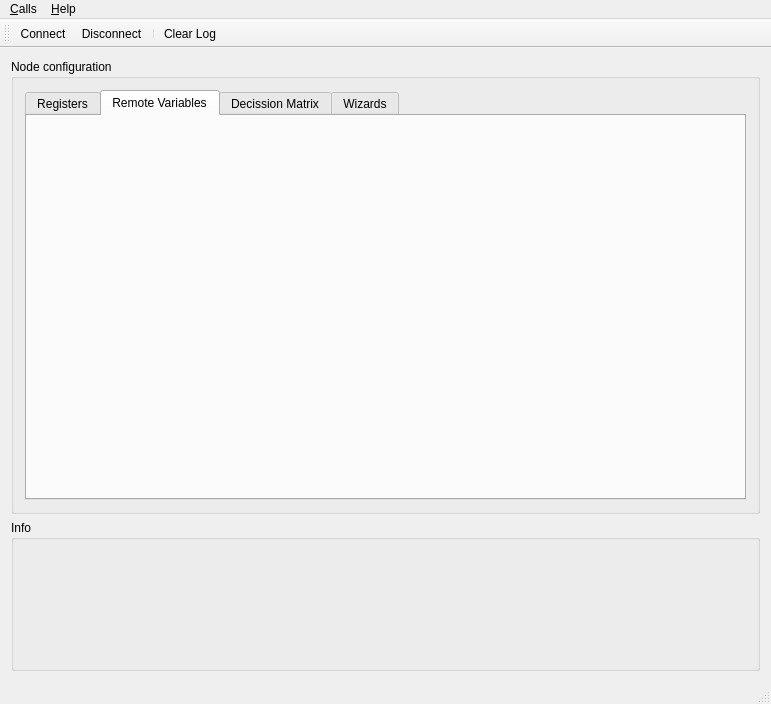
<?xml version="1.0" encoding="UTF-8"?>
<ui version="4.0">
 <class>MainWindow</class>
 <widget class="QMainWindow" name="MainWindow">
  <property name="geometry">
   <rect>
    <x>0</x>
    <y>0</y>
    <width>771</width>
    <height>704</height>
   </rect>
  </property>
  <property name="windowTitle">
   <string>CAN Example</string>
  </property>
  <widget class="QWidget" name="centralWidget">
   <layout class="QVBoxLayout" name="verticalLayout">
    <item>
     <widget class="QGroupBox" name="receivedMessagesBox">
      <property name="sizePolicy">
       <sizepolicy hsizetype="Expanding" vsizetype="Expanding">
        <horstretch>0</horstretch>
        <verstretch>6</verstretch>
       </sizepolicy>
      </property>
      <property name="title">
       <string>Node configuration</string>
      </property>
      <layout class="QGridLayout" name="gridLayout">
       <item row="0" column="0">
        <layout class="QVBoxLayout" name="verticalLayout_2" stretch="0">
         <item>
          <widget class="QTabWidget" name="tabWidget">
           <property name="sizePolicy">
            <sizepolicy hsizetype="Expanding" vsizetype="Expanding">
             <horstretch>10</horstretch>
             <verstretch>0</verstretch>
            </sizepolicy>
           </property>
           <property name="tabPosition">
            <enum>QTabWidget::North</enum>
           </property>
           <property name="tabShape">
            <enum>QTabWidget::Rounded</enum>
           </property>
           <property name="currentIndex">
            <number>1</number>
           </property>
           <widget class="QWidget" name="tab_reg">
            <property name="sizePolicy">
             <sizepolicy hsizetype="Expanding" vsizetype="Expanding">
              <horstretch>0</horstretch>
              <verstretch>0</verstretch>
             </sizepolicy>
            </property>
            <attribute name="title">
             <string>Registers</string>
            </attribute>
            <widget class="QTreeWidget" name="treeWidget">
             <property name="geometry">
              <rect>
               <x>0</x>
               <y>0</y>
               <width>721</width>
               <height>361</height>
              </rect>
             </property>
             <property name="autoFillBackground">
              <bool>false</bool>
             </property>
             <column>
              <property name="text">
               <string notr="true">1</string>
              </property>
             </column>
            </widget>
           </widget>
           <widget class="QWidget" name="tab_rv">
            <attribute name="title">
             <string>Remote Variables</string>
            </attribute>
           </widget>
           <widget class="QWidget" name="tab_dm">
            <property name="sizePolicy">
             <sizepolicy hsizetype="Expanding" vsizetype="Expanding">
              <horstretch>0</horstretch>
              <verstretch>0</verstretch>
             </sizepolicy>
            </property>
            <attribute name="title">
             <string>Decission Matrix</string>
            </attribute>
           </widget>
           <widget class="QWidget" name="tab_wizard">
            <attribute name="title">
             <string>Wizards</string>
            </attribute>
           </widget>
          </widget>
         </item>
        </layout>
       </item>
      </layout>
     </widget>
    </item>
    <item>
     <widget class="SendFrameBox" name="sendFrameBox">
      <property name="sizePolicy">
       <sizepolicy hsizetype="Expanding" vsizetype="Expanding">
        <horstretch>0</horstretch>
        <verstretch>2</verstretch>
       </sizepolicy>
      </property>
      <property name="title">
       <string>Info</string>
      </property>
     </widget>
    </item>
   </layout>
  </widget>
  <widget class="QMenuBar" name="menuBar">
   <property name="geometry">
    <rect>
     <x>0</x>
     <y>0</y>
     <width>771</width>
     <height>22</height>
    </rect>
   </property>
   <widget class="QMenu" name="menuCalls">
    <property name="title">
     <string>&amp;Calls</string>
    </property>
    <addaction name="actionConnect"/>
    <addaction name="actionDisconnect"/>
    <addaction name="separator"/>
    <addaction name="actionResetController"/>
    <addaction name="separator"/>
    <addaction name="actionClearLog"/>
    <addaction name="separator"/>
    <addaction name="actionQuit"/>
   </widget>
   <widget class="QMenu" name="menuHelp">
    <property name="title">
     <string>&amp;Help</string>
    </property>
    <addaction name="actionPluginDocumentation"/>
    <addaction name="actionAboutQt"/>
   </widget>
   <addaction name="menuCalls"/>
   <addaction name="menuHelp"/>
  </widget>
  <widget class="QToolBar" name="mainToolBar">
   <attribute name="toolBarArea">
    <enum>TopToolBarArea</enum>
   </attribute>
   <attribute name="toolBarBreak">
    <bool>false</bool>
   </attribute>
   <addaction name="actionConnect"/>
   <addaction name="actionDisconnect"/>
   <addaction name="separator"/>
   <addaction name="actionClearLog"/>
  </widget>
  <widget class="QStatusBar" name="statusBar"/>
  <action name="actionConnect">
   <property name="icon">
    <iconset resource="../../../qtserialbus/examples/serialbus/can/can.qrc">
     <normaloff>:/images/connect.png</normaloff>:/images/connect.png</iconset>
   </property>
   <property name="text">
    <string>&amp;Connect</string>
   </property>
  </action>
  <action name="actionDisconnect">
   <property name="icon">
    <iconset resource="../../../qtserialbus/examples/serialbus/can/can.qrc">
     <normaloff>:/images/disconnect.png</normaloff>:/images/disconnect.png</iconset>
   </property>
   <property name="text">
    <string>&amp;Disconnect</string>
   </property>
  </action>
  <action name="actionQuit">
   <property name="icon">
    <iconset resource="../../../qtserialbus/examples/serialbus/can/can.qrc">
     <normaloff>:/images/application-exit.png</normaloff>:/images/application-exit.png</iconset>
   </property>
   <property name="text">
    <string>&amp;Quit</string>
   </property>
  </action>
  <action name="actionAboutQt">
   <property name="text">
    <string>&amp;About Qt</string>
   </property>
  </action>
  <action name="actionClearLog">
   <property name="icon">
    <iconset resource="../../../qtserialbus/examples/serialbus/can/can.qrc">
     <normaloff>:/images/clear.png</normaloff>:/images/clear.png</iconset>
   </property>
   <property name="text">
    <string>Clear &amp;Log</string>
   </property>
  </action>
  <action name="actionPluginDocumentation">
   <property name="text">
    <string>Plugin Documentation</string>
   </property>
   <property name="toolTip">
    <string>Open plugin documentation in Webbrowser</string>
   </property>
  </action>
  <action name="actionResetController">
   <property name="text">
    <string>&amp;Reset CAN Controller</string>
   </property>
   <property name="toolTip">
    <string>Reset CAN Controller</string>
   </property>
  </action>
 </widget>
 <layoutdefault spacing="6" margin="11"/>
 <customwidgets>
  <customwidget>
   <class>SendFrameBox</class>
   <extends>QGroupBox</extends>
   <header location="global">sendframebox.h</header>
   <container>1</container>
  </customwidget>
 </customwidgets>
 <resources>
  <include location="../../../qtserialbus/examples/serialbus/can/can.qrc"/>
 </resources>
 <connections/>
</ui>
